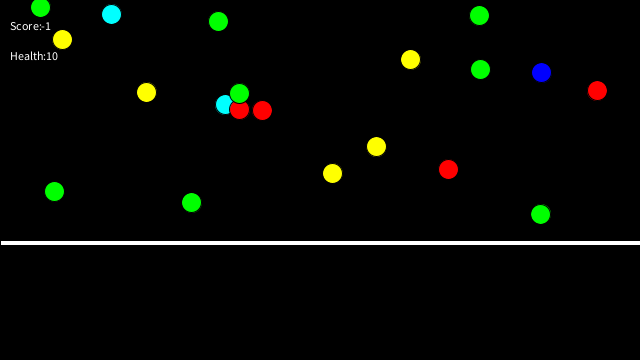
Frame 1 (no input)
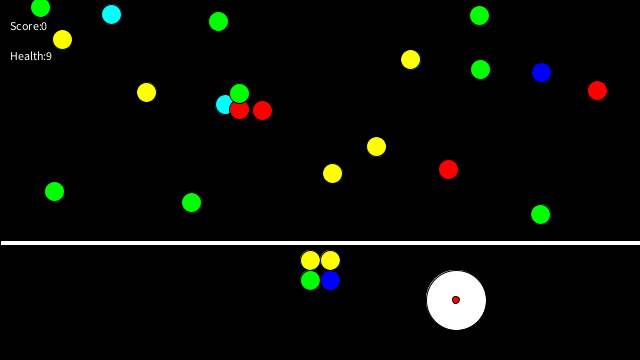
Frame 60 (the mouse pressed at the canvas centre just before this capture)
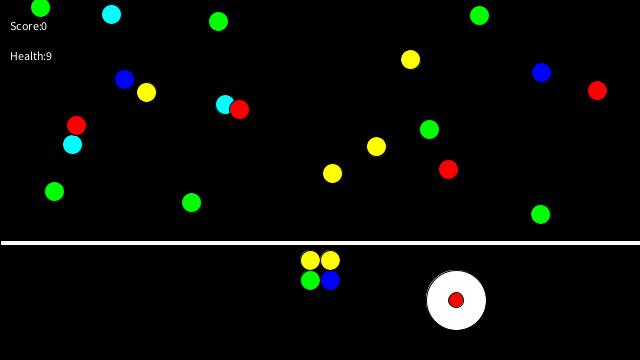
Frame 120 (the mouse held since frame 60 and released just before this capture)

The Processing sketch that drew these frames (run headless with seeded random() and noise(); from frame 60 on, the mouse is pressed at the canvas centre):

// Processing sketch: SushiMaker
// ── SushiMaker.pde
/***********************************************************************************************************************************
 *
 * Sushi maker
 * by Hector Ramirez. 
 * 
 * Click on the sushi of the same color as the order shows.
 * Complete the sushi order before the client(circle) goes red.
 * 
 **********************************************************************************************************************************/
 
class Sushi {
  PVector pos;
  PVector size;
  PVector col;
  float charge;
  float changeRate;
  
  Sushi(PVector iSize) {
    pos = new PVector(0.0, 0.0);
    size = iSize;
    col = new PVector(0.0, 0.0);
    charge = 0.0;
    changeRate = 0.0;
  }
  
   Sushi(PVector iPos, PVector iSize, PVector iCol) {
    pos = iPos;
    size = iSize;
    col = iCol;
    charge = 0.0;
    changeRate = 0.0;
  }
  
  Sushi(PVector iPos, PVector iSize, PVector iCol, float iCharge, float iChangeRate) {
    pos = iPos;
    size = iSize;
    col = iCol;
    charge = iCharge;
    changeRate = iChangeRate;
  }
  
  void tickSushi(float iCharge) {
    charge = iCharge;
  }
  
  void resetSushi(PVector iPos, PVector iCol, float iCharge, float iChangeRate) {
    pos = iPos;
    col = iCol;
    charge = iCharge;
    changeRate = iChangeRate;
  }
}
 
boolean gameEnded = false;
PVector sushiSize = new PVector(20, 20);
PVector customerSize = new PVector(60, 60);
PVector customerPos;
float customerCharge = 0.0;
float customerChangeRate = 0.0;
PVector barPos;
int score = -1;
int health = 10;
ArrayList<PVector> colors = new ArrayList<PVector>();
ArrayList<PVector> orderPos = new ArrayList<PVector>();
ArrayList<Sushi> sushiBar = new ArrayList<Sushi>();
ArrayList<Sushi> sushiOrder = new ArrayList<Sushi>();
float maxCharge = 100.0;
float minChangeRate = 0.5;
float maxChangeRate = 1.0;
int maxSushiBar = 20;
int maxSushiOrder = 4;
int maxColor = 4;

void setup() {
  size(640, 360);
  background(0);
  barPos = new PVector(0, (height/3)*2);
  customerPos = new PVector((width/3)*2+(customerSize.x/2), (height/3)*2+(customerSize.y));
  colors.add(new PVector(255.0, 0.0, 0.0));
  colors.add(new PVector(0.0, 255.0, 0.0));
  colors.add(new PVector(0.0, 0.0, 255.0));
  colors.add(new PVector(0.0, 255.0, 255.0));
  colors.add(new PVector(255.0, 255.0, 0.0));
  colors.add(new PVector(255.0, 0.0, 255.0));
  orderPos.add(new PVector((width/2)-(sushiSize.x/2), barPos.y+(sushiSize.x)));
  orderPos.add(new PVector((width/2)-(sushiSize.x/2), barPos.y+(sushiSize.x*2)));
  orderPos.add(new PVector((width/2)+(sushiSize.x/2), barPos.y+(sushiSize.x)));
  orderPos.add(new PVector((width/2)+(sushiSize.x/2), barPos.y+(sushiSize.x*2)));
  for (int i = 0; i<maxSushiBar; i++) {
    sushiBar.add(new Sushi(
      new PVector(random(sushiSize.x/2, width-(sushiSize.x/2)), random(0, barPos.y-(sushiSize.y/2))),
      sushiSize,
      colors.get((int)random(0, colors.size()-1)),
      maxCharge,
      random(minChangeRate, maxChangeRate)
    ));
  }
}

void draw() {
  background(0);
  fill(255,255,255);
  text("Score:"+score, 10, 30); 
  text("Health:"+health, 10, 60); 
  rect(barPos.x, barPos.y, width, 5);
  
  if(gameEnded) {
  } else {
    for(int i = 0; i<sushiBar.size(); i++) {
      Sushi tmp = sushiBar.get(i);
      fill(tmp.col.x, tmp.col.y, tmp.col.z);
      ellipse(tmp.pos.x, tmp.pos.y, tmp.size.x, tmp.size.y);
      if(tmp.charge > 0) {
        tmp.tickSushi(tmp.charge-tmp.changeRate);
      } else {
        tmp.resetSushi(
          new PVector(random(sushiSize.x/2, width-(sushiSize.x/2)), random(0, barPos.y-(sushiSize.y/2))),
          colors.get((int)random(0, colors.size()-1)),
          maxCharge,
          random(minChangeRate, maxChangeRate)
        );
      }
    }
    fill(255,255,255);
    
    if(customerCharge <= 0) {
      health--;
      customerCharge = 100.0;
      customerChangeRate = random(minChangeRate/3, maxChangeRate/3);
    } else if(sushiOrder.size() <= 0) {
      score++;
      customerCharge = 100.0;
      customerChangeRate = random(minChangeRate/3, maxChangeRate/3);
      for(int i = 0; i<maxSushiOrder; i++) {
        sushiOrder.add(new Sushi(
          orderPos.get(i),
          sushiSize,
          colors.get((int)random(0, colors.size()-1))
        ));
      }
    } else {
      for(int i = 0; i<sushiOrder.size(); i++) {
        fill(255,255,255);
        ellipse(customerPos.x, customerPos.y, customerSize.x, customerSize.y);
        fill(255.0, 0.0, 0.0);
        ellipse(customerPos.x, customerPos.y, customerSize.x*((maxCharge-customerCharge)/maxCharge), customerSize.y*((maxCharge-customerCharge)/maxCharge));
        Sushi tmp = sushiOrder.get(i);
        fill(tmp.col.x, tmp.col.y, tmp.col.z);
        ellipse(tmp.pos.x, tmp.pos.y, tmp.size.x, tmp.size.y);
      }
      customerCharge -= customerChangeRate;
    }
    fill(255,255,255);
    
    if (!(health > 0)) {
      gameEnded = true;
    }
    
  }
}

void mousePressed() {
  if(mouseButton == LEFT && !gameEnded) {
    for (int i=0; i<sushiBar.size(); i++) {
      Sushi tmp = sushiBar.get(i);
      if(checkClick(tmp.pos, tmp.size, new PVector(mouseX, mouseY))) {
        completeOrder(tmp.col);
        tmp.charge = 0.0;
      }
    }
  }
}

void completeOrder(PVector col) {
  for (int i=0; i<sushiOrder.size(); i++) {
      Sushi tmp = sushiOrder.get(i);
      if(areSameColor(tmp.col, col)) {
        sushiOrder.remove(i);
        break;
      }
    }
}

boolean areSameColor(PVector col1, PVector col2) {
  if(col1.x == col2.x) {
    if(col1.y == col2.y) {
      if(col1.z == col2.z) {
        return true;
      }
    }
  }
  return false;
}

boolean checkClick(PVector oPos, PVector oSize, PVector cPos) {
  if (cPos.x > oPos.x-(oSize.x/2) && cPos.x < oPos.x+(oSize.x/2)) {
    if (cPos.y > oPos.y-(oSize.y/2) && cPos.y < oPos.y+(oSize.y/2)) {
      return true;
    }
  }
  return false;
}
